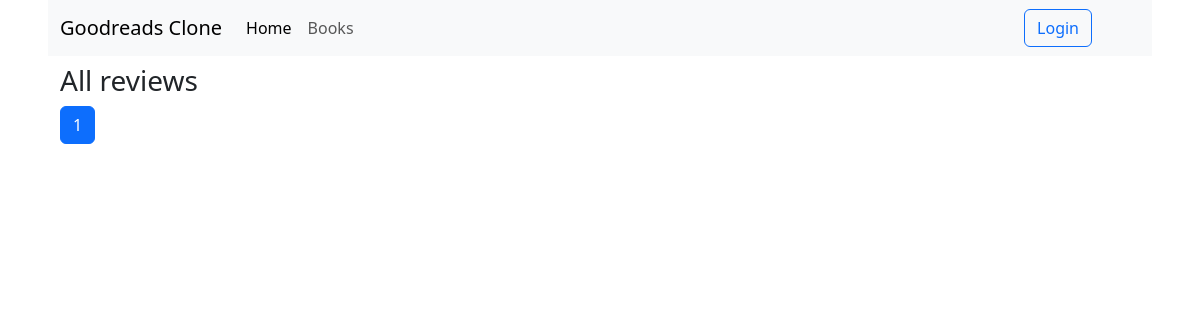
Page /home/ on the earlier database version.
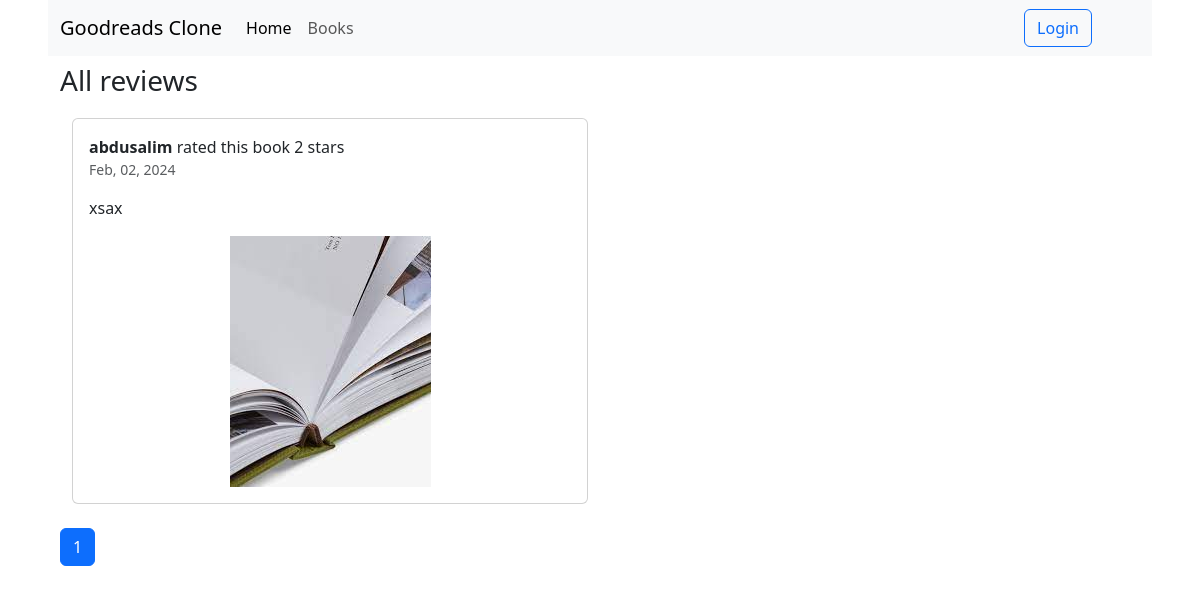
Same page on the later database version.
### books/models.py (models this page shows, shortened)
class BookReview(models.Model):
    user = models.ForeignKey(CustomUser, on_delete=models.CASCADE)
    book = models.ForeignKey(Book, on_delete=models.CASCADE)
    comment = models.TextField()
    stars_given = models.IntegerField(
        validators=[MinValueValidator(1), MaxValueValidator(5)]
    )
    created_at = models.DateTimeField(default=timezone.now)

class Book(models.Model):
    title = models.CharField(max_length=200)
    description = models.TextField()
    isbn = models.CharField(max_length=17)
    cover_picture = models.ImageField(default='default_cover_pic.jpg')

### users/models.py (models this page shows)
class CustomUser(AbstractUser):
    profile_picture = models.ImageField(default='default_profile_pic.jpg')

### core/views.py (the view)
# urls.py: path('home/', home_page, name='home_page'),
def home_page(request):
    book_reviews = BookReview.objects.all().order_by('-created_at')
    page_size = request.GET.get('page_size', 10)
    paginator = Paginator(book_reviews, page_size)
    page_num = request.GET.get('page', 1)
    page_obj = paginator.get_page(page_num)
    return render(request, 'home.html', {'page_obj': page_obj})

### templates/home.html (shortened to what this page needs)
{% extends 'base.html' %}
{% block content %}
    <h3>All reviews</h3>
    {% for review in page_obj %}
      <div class="container posts-content">
          <div class="row">
              <div class="col-lg-6">
                  <div class="card mb-4">
                    <div class="card-body">
                      <div class="media mb-3">
                        <div class="media-body ml-3">
                          <b>{{ review.user.username }}</b> rated this book {{ review.stars_given }} stars
                          <div class="text-muted small">{{ review.created_at | date:'M, d, Y' }}</div>
                        </div>
                      </div>
                      <p>
                        {{ review.comment | truncatechars:300 }}
                      </p>
                      <img src="{{ review.book.cover_picture.url }}" class="center">
                    </div>
                  </div>
              </div>
          </div>
      </div>
    {% endfor %}
    <nav>
        <ul class="pagination">
            <li class="page-item active">
                <a class="page-link" href="#">{{ page_obj.number }}</a>
            </li>
        </ul>
    </nav>
{% endblock %}

### templates/base.html (shortened to what this page needs)
{% load static %}
{% url 'home_page' as home_page_url %}
{% url 'books:list' as books_page_url  %}
{% url 'users:profile' as profile_page_url %}
{% url 'users:profile_edit' as profile_edit_page_url %}
<!DOCTYPE html>
<html lang="en">
<head>
    <link href="https://cdn.jsdelivr.net/npm/bootstrap@5.3.2/dist/css/bootstrap.min.css" rel="stylesheet">
    <link rel="stylesheet" href="https://cdn.jsdelivr.net/npm/bootstrap-icons@1.11.3/font/bootstrap-icons.min.css">
    <link href="{% static 'css/main.css' %}" rel="stylesheet" type="text/css">
</head>
<body class="mx-5">
<nav class="navbar navbar-expand-lg bg-body-tertiary mb-2 navbar bg-primary" style="background-color: #e3f2fd;">
  <div class="container-fluid">
    <a class="navbar-brand" href="{% url 'landing_page' %}">Goodreads Clone</a>
    <div class="collapse navbar-collapse" id="navbarSupportedContent">
      <ul class="navbar-nav me-auto mb-2 mb-lg-0">
        <li class="nav-item">
            <a class="nav-link {% if request.path == home_page_url %} active {% endif %}" aria-current="page" href="{{ home_page_url }}">Home</a>
        </li>
        <li class="nav-item">
          <a class="nav-link {% if request.path == books_page_url %} active {% endif %}" aria-current="page" href="{{ books_page_url }}">Books</a>
        </li>
      </ul>
        <div class="me-5">
            {% if request.user.is_authenticated %}
                <ul class="navbar-nav me-5">
                    <li class="nav-item dropdown">
                        <a class="nav-link dropdown-toggle {% if request.path == profile_page_url or request.path == profile_edit_page_url %} active {% endif %}" href="#" role="button" data-bs-toggle="dropdown" aria-expanded="false">
                            {{ request.user.username }}
                        </a>
                        <ul class="dropdown-menu">
                            <li><a class="dropdown-item" href="{{ profile_page_url }}">Profile</a></li>
                            <li><hr class="dropdown-divider"></li>
                            <li><a class="dropdown-item" href="{% url 'users:logout' %}">Log out</a></li>
                        </ul>
                    </li>
                </ul>
            {% else %}
                <a class="btn btn-outline-primary" href="{% url 'users:login' %}">Login</a>
            {% endif %}
        </div>
    </div>
  </div>
</nav>
<div class="container">
    {% block content %}{% endblock %}
</div>
</body>
</html>

### static/css/main.css (style rules this page uses)
.posts-content { margin-top:20px; }
.d-flex, .d-inline-flex, .media, .media>:not(.media-body), .jumbotron, .card { -ms-flex-negative: 1; flex-shrink: 1; }
.center { margin: 0 auto; display: block; }

Differences in the rows shown:
added BookReview: user.username "abdusalim", stars_given "2", created_at "Feb, 02, 2024", comment "xsax", book.cover_picture (placeholder picture)
